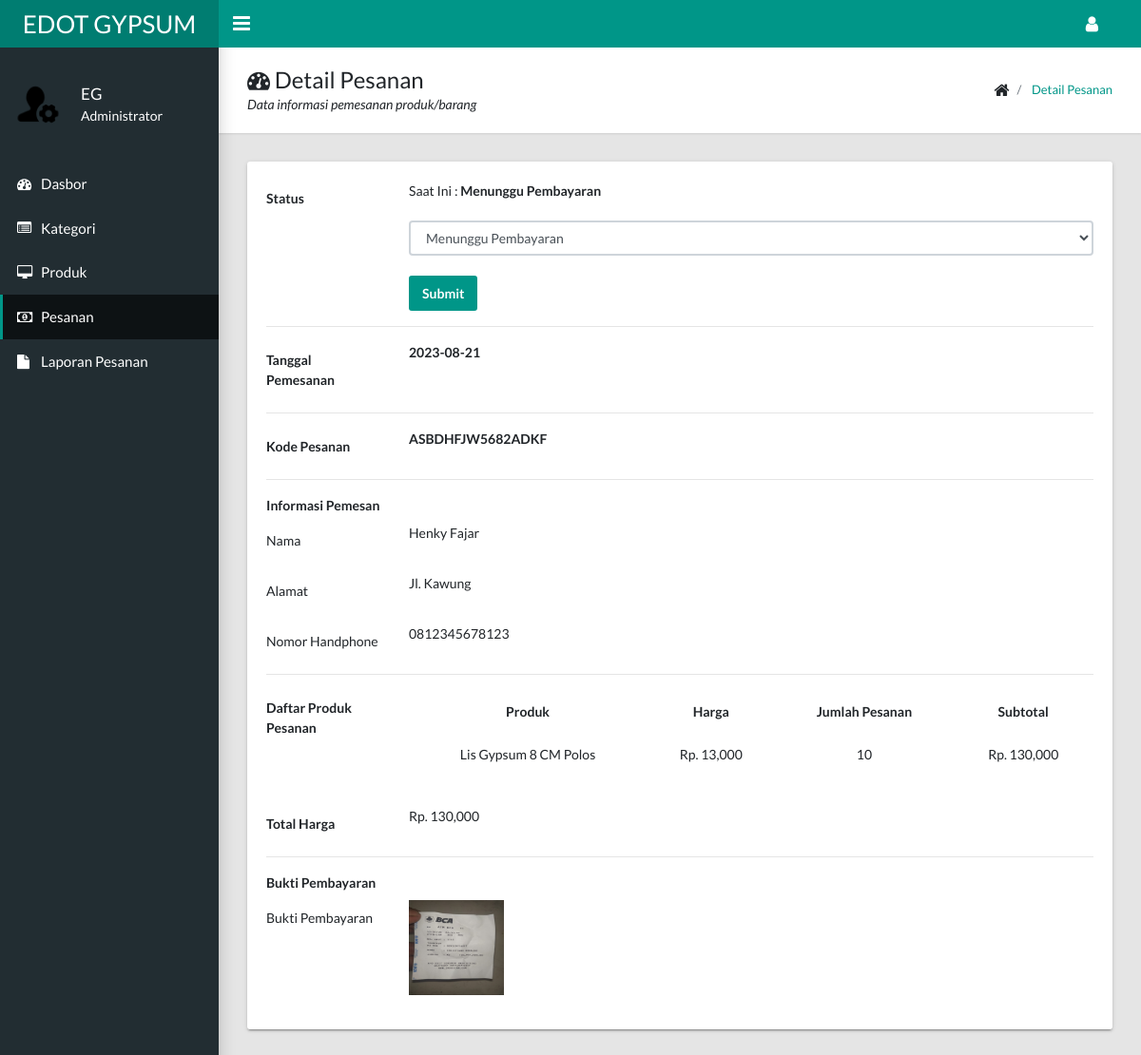
The page /admin/pesanan/detail_transaksi.php?id_pesanan=ASBDHFJW5682ADKF (signed in) on the database its author committed.
### tables this page shows
CREATE TABLE `tb_pesanan` (
  `id_pesanan` varchar(255) NOT NULL,
  `nama_pesanan` varchar(255) NOT NULL,
  `alamat_pesanan` varchar(255) NOT NULL,
  `no_hp_pesanan` varchar(255) NOT NULL,
  `email_pesanan` varchar(255) NOT NULL,
  `total_harga_pesanan` varchar(255) NOT NULL,
  `status_pesanan` enum('Menunggu Pembayaran','Diproses','Dikirim','Ditolak','Selesai') NOT NULL,
  `tanggal_pesanan` date NOT NULL,
  `jenis_pembayaran` enum('COD','Transfer') NOT NULL
);

CREATE TABLE `tb_detail_pesanan` (
  `id_detail` int(11) NOT NULL,
  `id_pesanan` varchar(255) NOT NULL,
  `id_barang` int(11) NOT NULL,
  `jumlah_pesanan` int(11) NOT NULL,
  `subtotal_harga` varchar(255) NOT NULL
);

CREATE TABLE `tb_barang` (
  `id_barang` int(11) NOT NULL,
  `id_kategori` int(11) NOT NULL,
  `nama_barang` varchar(255) NOT NULL,
  `deskripsi_barang` varchar(255) NOT NULL,
  `harga_barang` varchar(255) NOT NULL,
  `stok_barang` int(11) NOT NULL,
  `foto_barang` varchar(255) NOT NULL
);

CREATE TABLE `tb_bukti` (
  `id_bukti` int(11) NOT NULL,
  `id_pesanan` varchar(255) NOT NULL,
  `foto_bukti` varchar(255) NOT NULL
);

### function.php (called while the page is built, shortened)
<?php
function base_url()
{
    if ($_SERVER['HTTP_HOST'] === 'localhost') {
        $base_url = "http://localhost/edot-gypsum/";
    } else {
        $base_url = ((isset($_SERVER['HTTPS']) && $_SERVER['HTTPS'] == "on") ? "https" : "http");
        $base_url .= "://" . $_SERVER['HTTP_HOST'];
        $base_url .= "/";
    }
    return $base_url;
}
function base_url_admin()
{
    return base_url() . 'admin/';
}
?>

### admin/pesanan/detail_transaksi.php (the view, shortened to what this page needs)
<?php
include '../includer.php';
$menu             = 'pesanan';
$page_title       = 'Detail Pesanan';
$page_description = 'Data informasi pemesanan produk/barang';
$status_option = ['Menunggu Pembayaran', 'Diproses', 'Dikirim', 'Selesai'];
?>
<!DOCTYPE html>
<html lang="id">
<?php include '../header.php'; ?>
<body class="app sidebar-mini rtl">
  <?php include '../navbar.php'; ?>
  <?php include '../sidebar.php'; ?>
  <main class="app-content">
    <?php include '../title.php'; ?>
    <div class="row">
      <div class="col-md-12">
        <div class="tile">
          <div class="tile-body">
            <?php
            $id_pesanan = $_GET['id_pesanan'];
            $query      = mysqli_query($koneksi, "SELECT *  FROM tb_pesanan WHERE id_pesanan = '$id_pesanan'");
            $data       = mysqli_fetch_array($query);
            ?>
            <div class="form-group row">
              <label for="inputEmail3" class="col-sm-2 col-form-label"><b>Status</b></label>
              <div class="col-sm-10">
                Saat Ini : <b>
                  <?php echo $data['status_pesanan']; ?>
                </b><br><br>
                <form method="POST" action="aksi_detail.php">
                  <select class="form-control" id="status" name="status" required>
                    <?php
                    foreach ($status_option as $option) {
                      ?>
                      <option value="<?= $option ?>" <?= $data['status_pesanan'] == $option ? 'selected' : ''; ?>><?= $option; ?></option>
                      <?php
                    }
                    ?>
                  </select>
                  <br>
                  <input type="submit" name="submit" class="btn btn-primary" value="Submit">
                </form>
              </div>
            </div>
            <hr>
            <div class="form-group row">
              <label for="inputEmail3" class="col-sm-2 col-form-label"><b>Tanggal Pemesanan</b></label>
              <div class="col-sm-10">
                <b>
                  <?php echo $data['tanggal_pesanan']; ?>
                </b>
              </div>
            </div>
            <hr>
            <div class="form-group row">
              <label for="inputEmail3" class="col-sm-2 col-form-label"><b>Kode Pesanan</b></label>
              <div class="col-sm-10">
                <b>
                  <?php echo $data['id_pesanan']; ?>
                </b>
              </div>
            </div>
            <hr>
            <div class="form-group">
              <label for="exampleInputEmail1"><b>Informasi Pemesan</b></label>
              <div class="form-group row">
                <label for="inputEmail3" class="col-sm-2 col-form-label">Nama</label>
                <div class="col-sm-10">
                  <?php echo $data['nama_pesanan']; ?>
                </div>
              </div>
              <div class="form-group row">
                <label for="inputEmail3" class="col-sm-2 col-form-label">Alamat</label>
                <div class="col-sm-10">
                  <?php echo $data['alamat_pesanan']; ?>
                </div>
              </div>
              <div class="form-group row">
                <label for="inputEmail3" class="col-sm-2 col-form-label">Nomor Handphone</label>
                <div class="col-sm-10">
                  <?php echo $data['no_hp_pesanan']; ?>
                </div>
              </div>
            </div>
            <hr>
            <div class="form-group row">
              <label for="inputEmail3" class="col-sm-2 col-form-label"><b>Daftar Produk Pesanan</b></label>
              <div class="col-sm-10">
                <table class="table table-borderless">
                  <tr>
                    <th class="text-center">
                      Produk
                    </th>
                    <th class="text-center">
                      Harga
                    </th>
                    <th class="text-center">
                      Jumlah Pesanan
                    </th>
                    <th class="text-center">
                      Subtotal
                    </th>
                  </tr>
                  <?php
                  $query_keranjang = mysqli_query($koneksi, "SELECT * FROM tb_detail_pesanan LEFT JOIN tb_barang ON tb_barang.id_barang = tb_detail_pesanan.id_barang WHERE id_pesanan = '$id_pesanan' ORDER BY id_detail DESC");
                  while ($keranjang = mysqli_fetch_array($query_keranjang)) { ?>
                    <tr>
                      <td class="text-center">
                        <?php echo $keranjang['nama_barang']; ?>
                      </td>
                      <td class="text-center">
                        Rp.
                        <?php echo number_format($keranjang['harga_barang']); ?>
                      </td>
                      <td class="text-center">
                        <?php echo $keranjang['jumlah_pesanan']; ?>
                      </td>
                      <td class="text-center">
                        Rp.
                        <?php echo number_format($keranjang['subtotal_harga']); ?>
                      </td>
                    </tr>
                  <?php } ?>
                </table>
              </div>
            </div>
            <div class="form-group row">
              <label for="inputEmail3" class="col-sm-2 col-form-label"><b>Total Harga</b></label>
              <div class="col-sm-10">
                <?php
                $total_belanja = mysqli_query($koneksi, "SELECT SUM(subtotal_harga) AS total from tb_detail_pesanan where id_pesanan = '$id_pesanan' ");
                $total_harga   = mysqli_fetch_array($total_belanja);
                ?>
                Rp.
                <?php echo number_format($total_harga['total']); ?>
              </div>
            </div>
            <hr>
            <?php
            $query_bukti = mysqli_query($koneksi, "SELECT * FROM tb_bukti WHERE id_pesanan = '$id_pesanan' ");
            $bukti       = mysqli_fetch_array($query_bukti);
            if ($data['jenis_pembayaran'] == 'COD') {
              ?>
              <div class="form-group">
                <label for="exampleInputEmail1"><b>Pembayaran</b></label>
                <h5>Transaksi COD (Cash On Delivery)</h5>
              </div>
            <?php } else { ?>
              <div class="form-group">
                <label for="exampleInputEmail1"><b>Bukti Pembayaran</b></label>
                <?php if ($bukti == null) {
                  ?>
                  <h5>Belum Mengirim Bukti Pembayaran</h5>
                <?php } else { ?>
                  <div class="form-group row">
                    <label for="inputEmail3" class="col-sm-2 col-form-label">Bukti Pembayaran</label>
                    <div class="col-sm-10">
                      <a href="#" data-toggle="modal" data-target="#detail-transaksi">
                        <img src="../../assets/bukti_transaksi/<?php echo $bukti['foto_bukti']; ?>" width="100px"
                          height="100px">
                      </a>
                    </div>
                  </div>
                <?php } ?>
              </div>
            <?php } ?>
          </div>
        </div>
      </div>
    </div>
  </main>
</body>
</html>

### admin/header.php (shortened to what this page needs)
<head>
    <link rel="stylesheet" type="text/css" href="<?= base_url_admin(); ?>docs/css/main.css">
    <link rel="stylesheet" type="text/css" href="<?= base_url_admin(); ?>docs/fa/css/font-awesome.min.css">
</head>

### admin/navbar.php (shortened to what this page needs)
<header class="app-header"><a class="app-header__logo" href="index.php">EDOT GYPSUM</a>
    <a class="app-sidebar__toggle" href="#" data-toggle="sidebar"
        aria-label="Hide Sidebar"></a>
    <ul class="app-nav">
        <li class="dropdown"><a class="app-nav__item" href="#" data-toggle="dropdown" aria-label="Open Profile Menu"><i
                    class="fa fa-user fa-lg"></i></a>
        </li>
    </ul>
</header>

### admin/sidebar.php (shortened to what this page needs)
<aside class="app-sidebar">
    <div class="app-sidebar__user"><img class="app-sidebar__user-avatar"
            src="<?= base_url(); ?>/assets/img/admin_icon.png" alt="User Image" width="60px" height="60px">
        <div>
            <p class="app-sidebar__user-name">
                EG
            </p>
            <p class="app-sidebar__user-designation">Administrator</p>
        </div>
    </div>
    <ul class="app-menu">
        <li><a class="app-menu__item <?= $menu == 'dashboard' ? 'active' : ''; ?>"
                href="<?= base_url_admin(); ?>index.php"><i class="app-menu__icon fa fa-dashboard"></i><span
                    class="app-menu__label">Dasbor</span></a></li>
        <li><a class="app-menu__item <?= $menu == 'kategori' ? 'active' : ''; ?>"
                href="<?= base_url_admin(); ?>kategori/index.php"><i class="app-menu__icon fa fa-list-alt"></i><span
                    class="app-menu__label">Kategori</span></a></li>
        <li><a class="app-menu__item <?= $menu == 'produk' ? 'active' : ''; ?>"
                href="<?= base_url_admin(); ?>produk/index.php"><i class="app-menu__icon fa fa-desktop"></i><span
                    class="app-menu__label">Produk</span></a></li>
        <li><a class="app-menu__item <?= $menu == 'pesanan' ? 'active' : ''; ?>"
                href="<?= base_url_admin(); ?>pesanan/index.php"><i class="app-menu__icon fa fa-money"></i><span
                    class="app-menu__label">Pesanan</span></a></li>
        <li><a class="app-menu__item <?= $menu == 'laporan' ? 'active' : ''; ?>"
                href="<?= base_url_admin(); ?>laporan_pesanan/index.php"><i class="app-menu__icon fa fa-file"></i><span
                    class="app-menu__label">Laporan Pesanan</span></a>
        </li>
    </ul>
</aside>

### admin/title.php
<div class="app-title">
    <div>
        <h1><i class="fa fa-dashboard"></i>
            <?= $page_title; ?>
        </h1>
        <p>
            <?= $page_description; ?>
        </p>
    </div>
    <ul class="app-breadcrumb breadcrumb">
        <li class="breadcrumb-item"><i class="fa fa-home fa-lg"></i></li>
        <li class="breadcrumb-item"><a href="index.php">
                <?= $page_title; ?>
            </a></li>
    </ul>
</div>

### rows shown on the page
tb_pesanan: status_pesanan "Menunggu Pembayaran", status "Menunggu Pembayaran", tanggal_pesanan "2023-08-21", id_pesanan "ASBDHFJW5682ADKF", nama_pesanan "Henky Fajar", alamat_pesanan "Jl. Kawung", no_hp_pesanan "0812345678123"
tb_detail_pesanan: id_barang.nama_barang "Lis Gypsum 8 CM Polos", id_barang.harga_barang "13,000", jumlah_pesanan "10", subtotal_harga "130,000"
tb_bukti: foto_bukti (picture)

### other values the page prints
$page_title "Detail Pesanan"
$page_description "Data informasi pemesanan produk/barang"
$total_harga['total'] "130,000"
